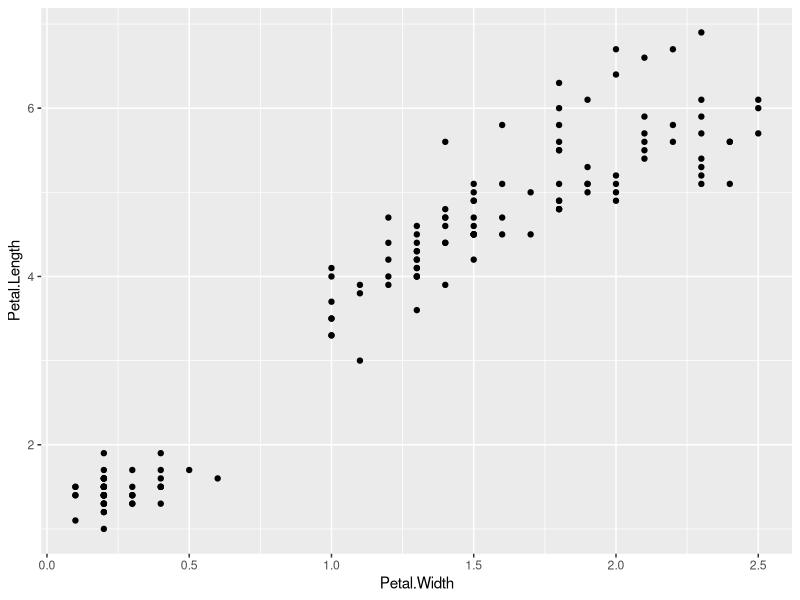
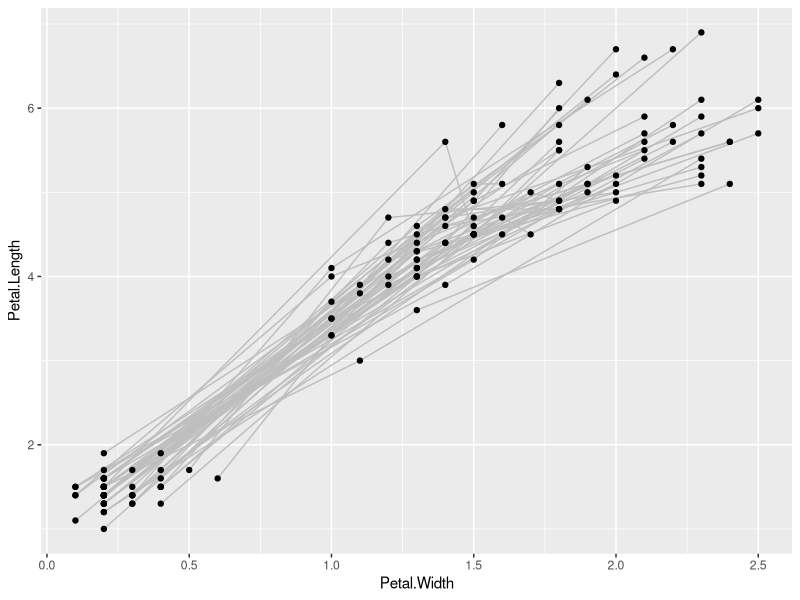

Write the R code that produced these figures, in order. (Note: this script raises an error after producing the figures.)
## ---- chunk 1
knitr::opts_chunk$set(echo = TRUE)
## ---- chunk 2
library(tidyverse)
library(gganimate)
## ---- chunk 3
p <- ggplot(iris, aes(x = Petal.Width, y = Petal.Length)) + 
  geom_point()

plot(p)
## ---- chunk 4
anim <- p + 
  transition_states(Species,
                    transition_length = 2,
                    state_length = 1)

anim
## ---- chunk 5
anim + 
  ease_aes('cubic-in-out') # Slow start and end for a smoother look
## ---- chunk 6
anim + 
  ease_aes(y = 'bounce-out') # Sets special ease for y aesthetic
## ---- chunk 7
anim + 
  ggtitle('Now showing {closest_state}',
          subtitle = 'Frame {frame} of {nframes}')
## ---- chunk 8
ggplot(iris, aes(x = Petal.Width, y = Petal.Length)) + 
  geom_line(aes(group = rep(1:50, 3)), colour = 'grey') + 
  geom_point()
## ---- chunk 9
ggplot(iris, aes(x = Petal.Width, y = Petal.Length)) + 
  geom_point(aes(colour = Species)) + 
  transition_states(Species,
                    transition_length = 2,
                    state_length = 1)
## ---- chunk 10
ggplot(iris, aes(x = Petal.Width, y = Petal.Length)) + 
  geom_point(aes(group = seq_along(Species))) + 
  transition_states(Species,
                    transition_length = 2,
                    state_length = 1)
## ---- chunk 11
ggplot(iris, aes(x = Petal.Width, y = Petal.Length)) + 
  geom_point(aes(colour = Species, group = 1L)) + 
  transition_states(Species,
                    transition_length = 2,
                    state_length = 1)
## ---- chunk 12
anim <- ggplot(iris, aes(x = Petal.Width, y = Petal.Length)) + 
  geom_point(aes(colour = Species), size = 2) + 
  transition_states(Species,
                    transition_length = 2,
                    state_length = 1)

anim + 
  enter_fade() + 
  exit_shrink()
## ---- chunk 13
anim + 
  enter_fade() + enter_drift(x_mod = -1) + 
  exit_shrink() + exit_drift(x_mod = 5)
## ---- chunk 14
data <- read_csv("population.csv")
head(data)
## ---- chunk 15
summary(data)
## ---- chunk 16
data %>%
  filter(
    Year >= 1750
  )
